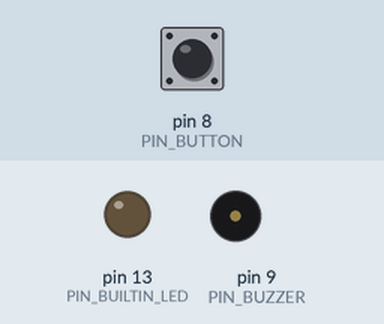
This sketch was run on a simulated Arduino Uno, built with avr-gcc and run on an emulated ATmega328P. On the bench: output pins drawn as LEDs (lit = HIGH), buzzer (waves = sounding). Inputs (shaded band) come from the test bench; at power-on: pin 8 (PIN_BUTTON) HIGH.

Above: at 1.2 s.
1.3 s: pin 8 (PIN_BUTTON) pulled LOW for 0.15 s
At 3.7 s:
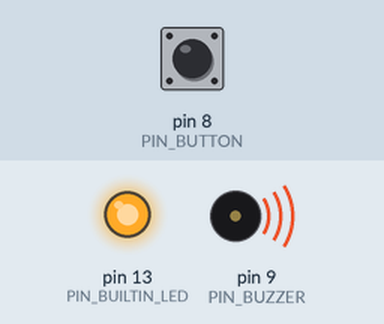
Timing chart, 0 to 10.3 s (numbered marks = the images above; inputs shaded):
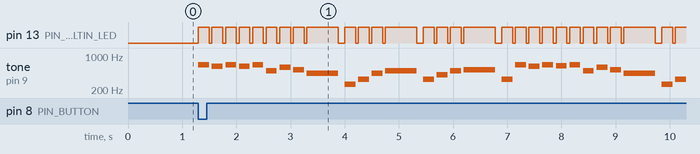

Measured:
- after the input at 1.3 s, tone on pin 9 (PIN_BUZZER): plays 659 Hz for 0.20 s, 622 Hz for 0.20 s, 659 Hz for 0.20 s, 622 Hz for 0.20 s, 659 Hz for 0.20 s, 494 Hz for 0.20 s … (29 notes in this stretch), starting at once

The sketch:

fur_elise.ino
```cpp
//##############################################################################
// SETUP PINS

// PIN_BUZZER and PIN_BUTTON are arbitrary; you can reassign them and connect
// the buzzer and/or button to different pins
#define PIN_BUZZER        9
#define PIN_BUTTON        8
// PIN_BUILTIN_LED is 13 so as to use the LED built into the Arduino hardware
// if you reassign it, you'll need to add an external LED on the pin you chose
#define PIN_BUILTIN_LED  13

//##############################################################################
// SETUP MUSICAL NOTES
// rather than remembering/typing the correct frequency for each note,
// we associate musical note names with their frequencies. that lets us use
// the names in place of the numbers.

#define SILENCE           0
#define LO_C            156
#define LO_D            165
#define LO_E            175
#define LO_F            185
#define LO_G            196
#define LO_GSHARP       208
#define LO_A            220
#define LO_ASHARP       233
#define LO_B            246
#define MID_C           261
#define MID_D           294
#define MID_E           329
#define MID_F           349
#define MID_G           391
#define MID_GSHARP      415
#define MID_A           440
#define MID_ASHARP      466
#define MID_B           494
#define HI_C            523
#define HI_CSHARP       554
#define HI_D            587
#define HI_DSHARP       622
#define HI_E            659
#define HI_F            698
#define HI_FSHARP       740
#define HI_G            784
#define HI_GSHARP       830
#define HI_A            880
#define HI_HI_C         1026

//##############################################################################

// these constants will be used to address the individual song structures later.
// the structures will have two "slots" defining each note:
// the FREQUENCY to be played will be stored in slot 0
#define FREQUENCY         0
// and the DURATION to play the note will be stored in slot 1
#define DURATION          1

//##############################################################################

void setup(){
  // This function runs once, when the Arduino first powers up.
  // For this project, we just have to configure the GPIO pins we'll be using.

  pinMode(PIN_BUILTIN_LED, OUTPUT);
  pinMode(PIN_BUZZER, OUTPUT);

  // PIN_BUTTON gets connected to ground when a normally-open pushbutton is
  // pressed. We put the pin in INPUT_PULLUP mode, pulling the pin weakly HIGH.
  // When the button is pressed, the pin will be shorted to ground,
  // pulling it strongly LOW.
  pinMode(PIN_BUTTON, INPUT_PULLUP);

}

//##############################################################################

void loop(){

  // PIN_BUTTON will only be LOW if the button is being pressed.
  if (digitalRead(PIN_BUTTON) == LOW){
      play_fur_elise();
  }

}

//##############################################################################

void play_fur_elise(){

  int note_count = 40;
  int fur_elise[note_count][2] = {
    {HI_E,      200},
    {HI_DSHARP, 200},
    {HI_E,      200},
    {HI_DSHARP, 200},
    {HI_E,      200},
    {MID_B,     200},
    {HI_D,      200},
    {HI_C,      200},
    {MID_A,     580},
    {SILENCE,    20},
    {MID_C,     200},
    {MID_E,     200},
    {MID_A,     200},
    {MID_B,     580},
    {SILENCE,    20},
    {MID_E,     200},
    {MID_GSHARP,200},
    {MID_B,     200},
    {HI_C,      580},
    {SILENCE,    20},
    {MID_E,     200},
    {HI_E,      200},
    {HI_DSHARP, 200},
    {HI_E,      200},
    {HI_DSHARP+1, 200},     // A very strange bug occurs without the +1 where this tone doesn't play properly
    {HI_E,      200},
    {MID_B,     200},
    {HI_D,      200},
    {HI_C,      200},
    {MID_A,     580},
    {SILENCE,    20},
    {MID_C,     200},
    {MID_E,     200},
    {MID_A,     200},
    {MID_B,     580},
    {SILENCE,    20},
    {MID_E,     200},
    {HI_C,      200},
    {MID_B,     200},
    {MID_A,     1000}
  };

  // variable "i" is our position within the "fur_elise" structure
  for (int i=0; i<note_count; i++){

    // if this particular note isn't SILENCE, turn on the LED and emit a tone at FREQUENCY
    if (fur_elise[i][FREQUENCY] != SILENCE){
      digitalWrite(PIN_BUILTIN_LED, HIGH);
      tone(PIN_BUZZER, fur_elise[i][FREQUENCY]);
    }
    // wait for the prescribed DURATION to elapse
    delay(fur_elise[i][DURATION]);
    // extinguish the LED and silence the buzzer
    digitalWrite(PIN_BUILTIN_LED, LOW);
    noTone(PIN_BUZZER);
    // wait just a moment before moving to the next NOTE
    delay(50);
  }
}

//##############################################################################
```
